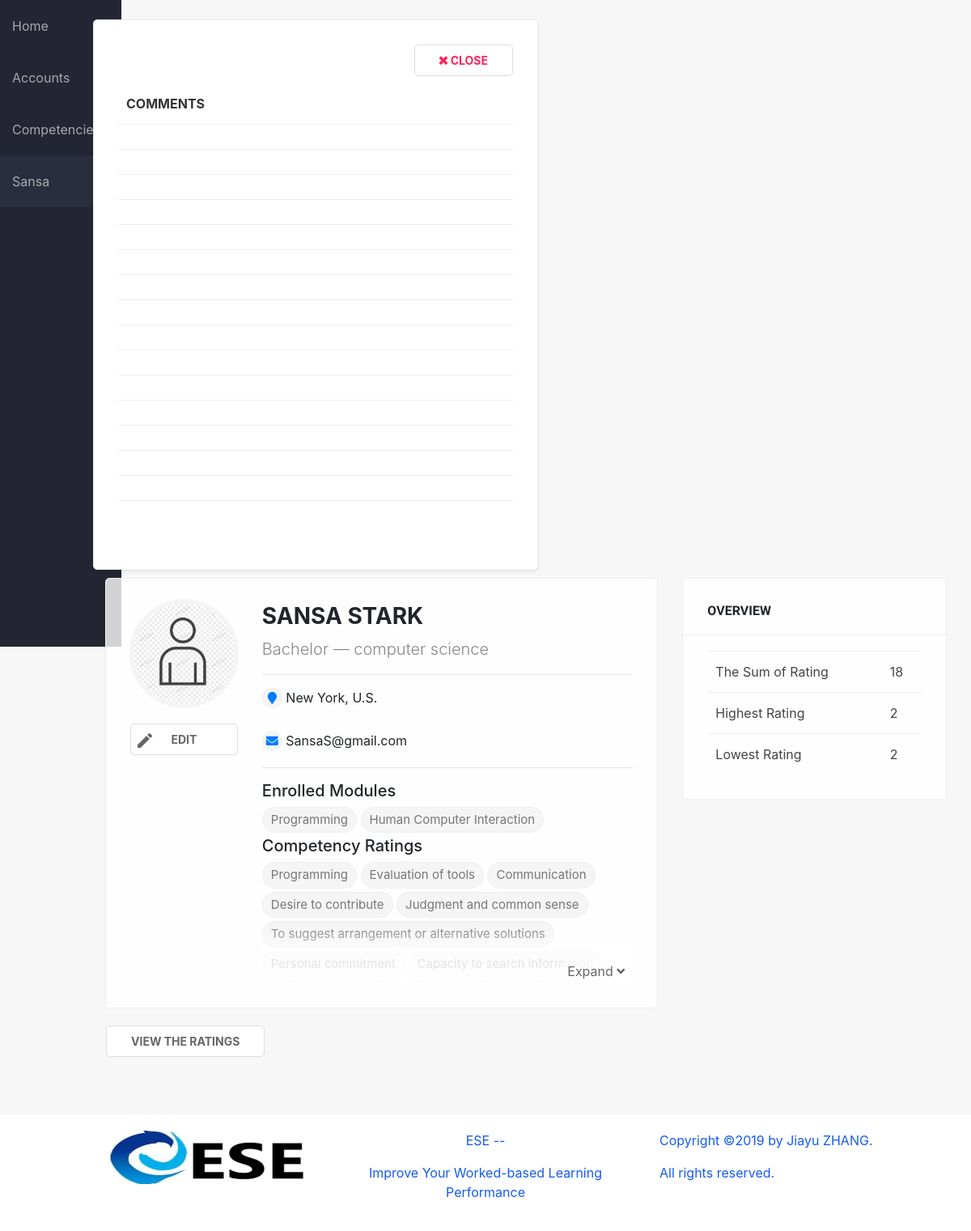
Screenshot of /profile/3 (signed in) with the database file from the repository.
### ESE/models.py (models this page shows, shortened)
class Student(models.Model):
    user = models.OneToOneField(User, on_delete=models.CASCADE, null=True)
    first_name = models.CharField(max_length=100, null=True)
    last_name = models.CharField(max_length=100, null=True)
    picture = models.ImageField(null=True, blank=True, default='no-img.png')
    email = models.EmailField(max_length=100, null=True)
    major = models.CharField(max_length=100, null=True)
    country = models.ForeignKey(State, on_delete=models.SET_NULL, null=True)
    city = models.CharField(max_length=100, null=True)
    module = models.ManyToManyField(Module, related_name='module', blank=True)
    assessor = models.ManyToManyField(Competency, related_name='assessor', blank=True)
    year = models.IntegerField(choices=YEARS, default=1)
    competency = models.ManyToManyField(Competency, related_name='competency', blank=True)
    semester = models.IntegerField(choices=SEMESTER, default=1)
    level = models.CharField(max_length=100, choices=LEVELS, default=1)

class Rating(models.Model):
    student = models.ForeignKey(User, on_delete=models.CASCADE,blank=True, null=True)
    module = models.ForeignKey(Module, on_delete=models.CASCADE, blank=True, null=True)
    competency = models.ForeignKey(Competency, on_delete=models.CASCADE,blank=True, null=True)
    rating = models.IntegerField(choices=RATING, default=0)

class State(models.Model):
    name = models.CharField(max_length=100)
    def __str__(self):
        return self.name

class Module(models.Model):
    name = models.CharField(max_length=150)
    summary = models.TextField(null=True, blank=True)
    start_date = models.DateField()
    end_date = models.DateField()
    year = models.IntegerField(choices=YEARS, default=1)
    semester = models.IntegerField(choices=SEMESTER, default=1)
    level = models.CharField(max_length=100, choices=LEVELS, default='Bachelor')
    def __str__(self):
        return self.name

class Competency(models.Model):
    name = models.CharField(max_length=200)
    description = models.TextField(max_length=600, null=True, blank=True)
    module = models.ManyToManyField(Module, related_name='competencies', blank=True)
    group_name = models.CharField(max_length=128)
    dimension_name = models.CharField(max_length=128)
    class Meta:
        verbose_name_plural = 'Competencies'
    def __str__(self):
        return self.name

### ESE/views.py (the view)
# urls.py: path('profile/<int:pk>', views.student_detail, name='student_detail'),
def student_detail(request, pk):
    student = Student.objects.get(pk=pk)
    success = Rating.objects.filter(student=student.user).order_by('-rating')
    details = Rating.objects.filter(student=student.user, rating__gt=1).aggregate(Sum('rating'), Max('rating'), Min('rating'))
    if request.user.is_authenticated:
        return render(
            request, 'student_profile.html', {'student': student, 'success': success, 'details': details},
        )
    else:
        return redirect('login')

### ESE/templates/student_profile.html (shortened to what this page needs)
{% extends 'base_generic.html' %}
{% block content %}
{% if user.is_superuser or user.student == student %}
<div class="com-popup">
    <div class="no-shade card-box grades" >
        <a onclick="toggleFeedbacks()" class="toggleBtn btn btn-danger"><i class="fas fa-times"></i> Close</a><br><br>
        <table>
            <thead>
                <th>Comments</th>
            </thead>
            <tbody>
                {% if success %}
                {% for rating in success %}
                <tr>
                    <td>{{ rating.feedback }}</td>
                </tr>
                {% endfor %}
                {% else %}
                <tr>
                    <td>Empty dataset</td>
                    <td></td>
                </tr>
                {% endif %}
            </tbody>
        </table><br>
    </div>
</div>
{% endif %}
<div class="container">
    <div class="row">
        <div class="col-md-8">
            <div class="no-shade card-box">
                <div class="row">
                    <div class="col-md-3 col-xs-12 text-center">
                        <div class="thumb img-round">
                            <img src="../static/uploads/{% if student.picture %}{{ student.picture }} {% else %}no-img.png {% endif %}" />
                        </div>
                        {% if user.is_authenticated %}
                        {% if user.student.pk == student.pk or user.is_superuser %}
                        <div class="text-left">
                            <br/>
                            <a class="btn btn-primary" style="display: block" href="{% url 'user_edit' pk=student.pk %}"><i class="material-icons">edit</i>Edit</a><br/>
                        </div>
                        {% endif %}
                        {% endif %}
                    </div>
                    <div class="col-md-9 col-xs-12">
                        <h3>{{ student.first_name }} {{ student.last_name }}</h3>
                        <small class="faded lead">
                            {{ student.get_level_display }} &mdash; {{ student.major }}</a>
                        </small>
                        <hr/>
                        <div><span class="sm-label label text-primary"><i class="fas fa-map-marker"></i></span> {{ student.city }}, {{ student.country }}</div><br/>
                        <div><span class="sm-label label text-primary"><i class="fas fa-envelope"></i></span> {{ student.email }}</div>
                        <hr/>
                        <h5>Enrolled Modules</h5>
                        {% if student.module.all %}
                                {% for module in student.module.all %}
                                <a class="label" href="{% url 'module_detail' pk=module.pk %}" title="{{ module.summary }}">{{ module }}</a>
                                {% endfor %}
                            {% else %}
                        <b class="text-danger">No modules</b>
                        {% endif %}
                        <h5>Competency Ratings</h5>
                        {% if student.competency.all %}
                            {% if student.competency.all|length > 8 %}
                            <div class="hide">
                                <div class="white-shadow">
                                    <div onclick="showCompetencies(this)" id="trigger">Expand <i class="fas fa-angle-down"></i></div>
                                </div>
                            {% endif %}
                                {% for competency in student.competency.all %}
                                <a class="label" href="{% url 'competency_detail' pk=competency.pk %}" title="{{ competency.description }}">{{ competency }}</a>
                                {% endfor %}
                            {% if student.competency.all|length > 8 %}
                            </div>
                            {% endif %}
                            {% else %}
                        <b class="text-danger">No competencies</b>
                        {% endif %}
                    </div>
                </div>
            </div>
            {% if user.is_superuser or user.student == student %}
            <div class="empty-box text-left">
                <a onclick="toggleRatings()" class="toggleBtn btn btn-primary">view the ratings</a>
            </div>
            {% endif %}
        </div>
        <div class="col-md-4 col-xs-12">
            <div class="card-box">
                <h6>Overview</h6>
                <table>
                    <tbody>
                        <tr>
                            <td>The Sum of Rating</td>
                            <td>{{ details.rating__sum|floatformat:0 }}</td>
                        </tr>
                        <tr>
                            <td>Highest Rating</td>
                            <td>{% if not details.rating__max %}&mdash;{% else %}{{ details.rating__max }}{% endif %}</td>
                        </tr>
                        <tr>
                            <td>Lowest Rating</td>
                            <td>{% if not details.rating__min %}&mdash;{% else %}{{ details.rating__min }}{% endif %}</td>
                        </tr>
                    </tbody>
                </table>
            </div>
        </div>
    </div>
</div>
{% endblock %}

### ESE/templates/base_generic.html (shortened to what this page needs)
{% load static %}
<html>
<head>
    <link rel="stylesheet" href="https://use.fontawesome.com/releases/v5.0.12/css/all.css">
    <link rel="stylesheet" href="{% static 'css/bootstrap.min.css' %}">
    <link rel="stylesheet" href="{% static 'css/main.css' %}">
    <link rel="stylesheet" href="{% static 'fonts/fontawesome-all.min.css' %}">
</head>
<body>
    <div class="wrapper">
        <div class="container-fluid">
            <div class="row">
                <div class="no-padding col-md-1 col-sm-4">
                    <header>
                        <nav>
                            {% url 'home' as hom %} {% url 'students' as acc %} {% url 'modules' as mod %} {% url 'login' as log %} {% url 'student_detail' pk=user.student.pk as sd %}
                            <a href="{% url 'home' %}" {% if request.path == hom %} class="active" {% endif %}>Home</a>
                            <a href="{% url 'students' %}" {% if request.path == acc %} class="active" {% endif %}>Accounts</a>
                            <a href="{% url 'modules' %}" {% if request.path == mod %} class="active" {% endif %}>Competencies</a>
                            <div>
                                {% if not user.is_authenticated %}
                                <a href="{% url 'login' %}" {% if request.path == log %} class="active" {% endif %}>Login</a> {% else %}
                                <div class="dd">
                                    <a {% if request.path == sd %} class="active" {% endif %}>{{ user.student.first_name }}</a>
                                </div>
                                {% endif %}
                            </div>
                        </nav>
                    </header>
                </div>
                <div class="col-md-11 col-sm-8">
                    <br>
                    {% block content %} {% endblock %}
                </div>
            </div>
        </div>
    </div>
    <footer class="container-fluid" style="color:rgb(22, 91, 241)">
        <div class="row">
             <div class="col-sm-4 text-right">
               <img src="{% static "uploads/e.png" %}" width="250" height="70"/>
             </div>
             <div class="col-sm-4 text-center">
               <p>ESE --</p>
               <p>Improve Your Worked-based Learning Performance</p>
            </div>
             <div class="col-sm-4 text-left">
               <p>Copyright ©2019 by Jiayu ZHANG. </p>
               <p>All rights reserved. </p>
           </div>
          </div>
      </footer>
</body>
</html>

### ESE/static/css/main.css (style rules this page uses)
* { --main-color: #006992; }
body { display: flex; flex-direction: column; background-color: #f7f7f7; min-height: 100vh; }
.wrapper { flex: 1; }
.no-padding { padding: 0; }
nav { background-color: #232632; margin-bottom: 15px; border-bottom: 1px solid #eee; height: 100vh; position: fixed; min-width: 150px; }
nav a { display: block; padding: 20px 15px; color: rgba(255,255,255,.6); transition: 100ms ease; }
a.active { color: rgba(255,255,255,.8); background-color: #2A2D3E; }
.dd::before, .minus::before { content: '+'; position: absolute; right: 0; font-size: 20px; margin-top: 15px; margin-right: 5px; }
.dd { position: relative; cursor: pointer; display: block; color: rgba(255,255,255,.6); }
.shadow-box, .card-box, .empty-box { padding: 30px; border-radius: 5px; margin-bottom: 10px; display: block; border: 1px solid #eee; position: relative; background-color: rgba(255,255,255,.8); position: relative; overflow: hidden; }
.card-box:not(.no-shade)::before { content: ''; width: 100%; height: 70px; border-bottom: 1px solid #eee; z-index: 1; left: 0; top: 0; position: absolute; }
.no-shade h4, .no-shade h3 { font-weight: bold; text-transform: uppercase; }
.card-box h6 { z-index: 5; margin-bottom: 40px; text-transform: uppercase; font-family: "Roboto"; font-weight: bold; }
.empty-box { border-color: transparent; background-color: transparent; padding: 10px 0; }
.card-box li, .card-box .label { margin-bottom: 4px; font-size: 15px; border-bottom: 1px solid #f2f2f2; position: relative; transition: 150ms ease; }
table { width: 100%; }
th { border: none; color: #333; text-transform: uppercase; }
.btn { border: none; text-transform: uppercase; font-size: normal; font-weight: bold; border-radius: 4px; position: relative; padding: 6px 20px; padding-left: 30px; }
.label { display: inline-flex; justify-content: center; align-items: center; border-radius: 50px; background-color: #f5f5f5; color: #777; padding: 4px 10px; border: 1px solid #eee; }
.btn-primary, .empty-box a.btn-primary, .empty-box button.btn-primary, input.btn-primary, .btn-third, .btn-danger { border-radius: 5px; background-color: #fff; border: 1px solid #ddd; color: #666; font-size: 14px; box-shadow: none; padding: 8px 30px; background: #fff; }
.btn-danger { float: right; color: #FD2258 !important; }
.img-round { width: 65px; height: 65px; overflow: hidden; display: inline-flex; justify-content: center; align-items: center; border-radius: 100px; box-shadow: 0px 0px 0px 5px rgba(0,0,0,0.04); }
.img-round > img, .thumb > img { max-height: 110%; min-height: 100%; }
.thumb, .post-img, .single-post-img { width: 125px; height: 125px; overflow: hidden; display: inline-flex; justify-content: center; align-items: center; }
.faded { color: #888; }
.material-icons, .label .material-icons { position: absolute; left: 0; }
.btn .material-icons { left: 5; }
footer { background-color: #fff; padding: 20px 0; margin-top: 50px; }
.grades { width: 550px; max-width: 90%; box-shadow: 0 2px 4px rgba(0,0,0,0.08); max-height: 85vh; overflow: auto; background-color: #fff; }
.sm-label { width: 25px; height: 25px; font-size: 12px; }
.hide { max-height: 150px; overflow: hidden; position: relative; padding-bottom: 45px; transition: 250ms ease; }
.hide > .white-shadow { text-align: center; position: absolute; content: ''; height: 100%; width: 100%; z-index: 2; background: linear-gradient(transparent 50%, rgba(255,255,255,.8) 80%); display: flex; align-items: flex-end; justify-content: flex-end; }
.hide > .white-shadow > #trigger { opacity: .7; cursor: pointer; padding: 3px 10px; border-radius: 50px; background-color: rgba(255,255,255,.8); }

### rows the page displays
Student: picture (picture), first_name "SANSA", last_name "STARK", level "Bachelor", major "computer science", city "New York", country "U.S.", email "SansaS@gmail.com"
Module: name "Programming"
Module: name "Human Computer Interaction"
Competency: name "Programming"
Competency: name "Evaluation of tools"
Competency: name "Communication"
Competency: name "Desire to contribute"
Competency: name "Judgment and common sense"
Competency: name "To suggest arrangement or alternative solutions"
Competency: name "Personal commitment"
Competency: name "Capacity to search information"

### other values shown
{{ user.student.first_name }} "Sansa"
{{ details.rating__sum|floatformat:0 }} "18"
{{ details.rating__max }} "2"
{{ details.rating__min }} "2"
